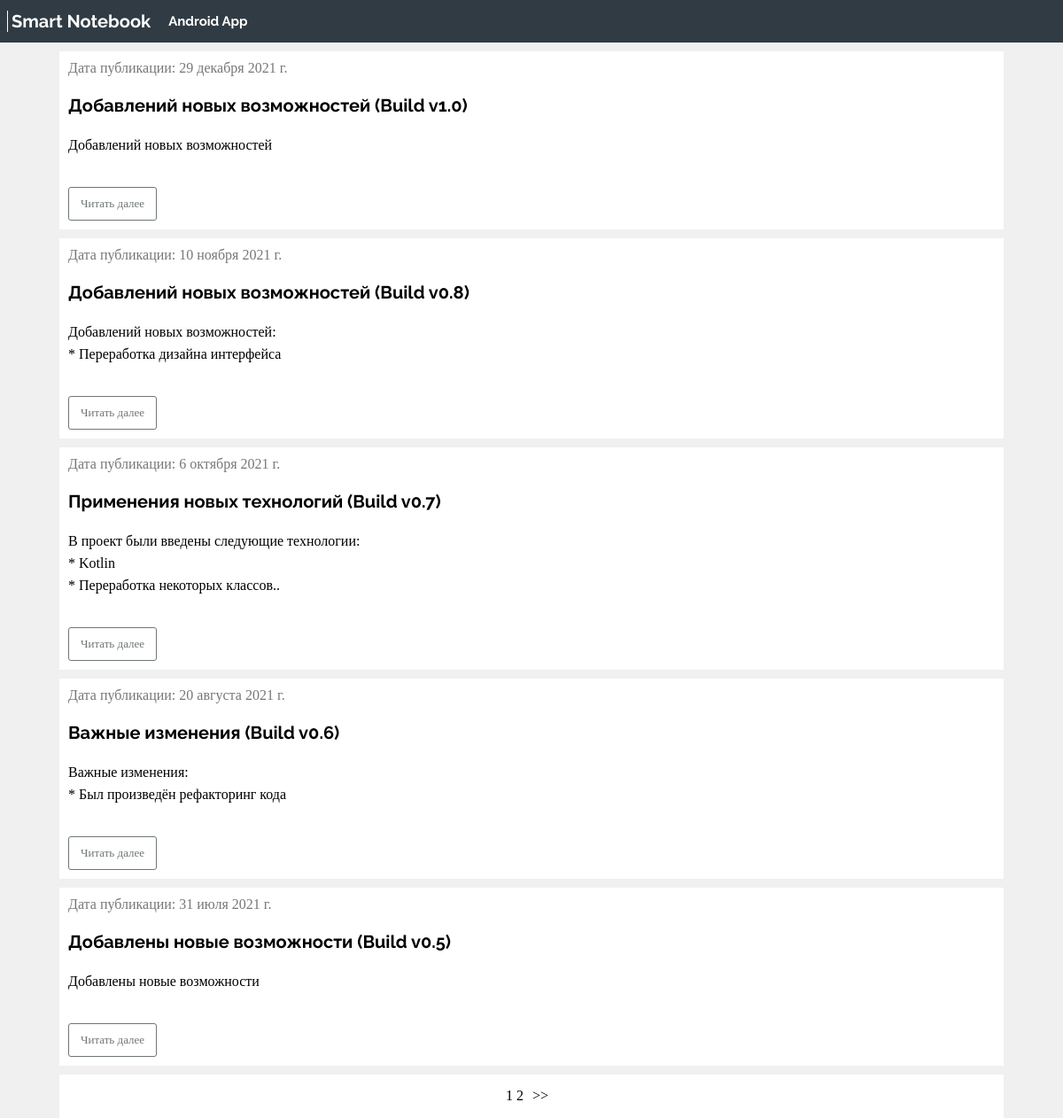
Page /news/ on the committed database.
### news/models.py (models this page shows, shortened)
class Articles(models.Model):
    title = models.CharField('Название', max_length=150)
    anons = models.TextField('Анонс')
    full_text = models.TextField('Статья')
    date = models.DateField('Дата публикации')
    class Meta:
        verbose_name = 'Новость'
        verbose_name_plural = 'Новости'

### news/views.py (the view)
# urls.py: path('news/', include('news.urls')),
def news(request):
    base_news = Articles.objects.order_by('date').reverse()
    p = Paginator(base_news, 5)
    count_list = p.page_range
    page_number = request.GET.get('page')
    page = p.get_page(page_number)
    return render(request, 'news/news.html', {'page': page, 'count_list': count_list})

### news/templates/news/news.html (shortened to what this page needs)
{% load static %}
<!DOCTYPE html>
<html lang="ru">
<head>
    <link rel="stylesheet" type="text/css" href="{% static 'news/css/news.css' %}">
    <link rel="stylesheet" type="text/css" href="{% static 'news/css/header.css' %}">
</head>
<body>
    {% include 'main/header.html' %}
    <div class="layout-page">
        <div class="layout-page-width">
            <div class="page">
                <div class="nav">
                    {% for el in page.object_list %}
                    <div class="content">
                        <span class="date-publish"> Дата публикации: {{ el.date }}</span>
                        <div>
                            <h1 class="name-publish">
                                <span class="text-news">{{el.title |linebreaks}}</span>
                            </h1>
                        </div>
                        <div class="inform-publish">
                            <div>
                                <div class="anons-publish">{{el.anons |linebreaks}}</div>
                            </div>
                            <a class="learn-more" href="{% url 'news-detail'  el.id %}">Читать далее</a>
                        </div>
                    </div>
                    {% endfor%}
                    <div class="paginator">
                        <div class="paginator_pages">
                            {% for i in count_list%}
                            <a class="paginator_ref" href="{% url 'news' %}?page={{ i }}">
                                {{i}}
                            </a>
                            {% endfor %}
                        </div>
                        {% if page.has_next %}
                        <a class="paginator_ref" href="{% url 'news' %}?page={{ page.next_page_number }}">
                            <span class="paginator-text"> >> </span>
                        </a>
                        {% endif %}
                    </div>
                </div>
            </div>
        </div>
    </div>
</body>
</html>

### news/static/news/css/news.css (style rules this page uses)
.layout-page-width { margin: 0 auto; min-width: 320px; }
@media (min-width: 1024px) { .layout-page-width { padding: 0 24px; max-width: 1096px; } }
.page { display: flex; max-width: 1096px; }
.nav { width: 100%; }
.content { flex: 0; background-color: white; margin: 10px 15px 0px 15px; overflow-wrap: break-word; padding: 10px; }
.learn-more { background-color: initial; border: 1px solid #6f7577; border-radius: 3px; color: #6f7577; cursor: pointer; display: inline-block; font-size: 0.8125rem; height: 36px; line-height: 2.25rem; margin-top: 18px; padding: 0 13px; text-decoration: none; }
.name-publish { font-family: Raleway-Bold; font-size: 1.25rem; line-height: 1.3; margin: 10px 0px 5px 0px; }
.anons-publish { font-family: Raleway-Regular; margin-top: 5px; line-height: 1.56; font-size: 1rem; }
.date-publish { color: #777; }
.text-news { font-family: Raleway-Bold; }
.paginator { background-color: #fff; display: flex; height: 49px; justify-content: center; text-align: center; align-items: center; margin: 10px 15px 0px 15px; }
.paginator_ref { text-decoration: none; color: #000; }
.paginator-text { padding: 10px; }

### news/static/news/css/header.css (style rules this page uses)
body { margin: 0; padding: 0; background-color: #f0f0f0; }
a { text-decoration: none; }

### rows in the picture
Articles: date "29 декабря 2021 г.", title "Добавлений новых возможностей (Build v1.0)", anons "Добавлений новых возможностей"
Articles: date "10 ноября 2021 г.", title "Добавлений новых возможностей (Build v0.8)", anons "Добавлений новых возможностей: * Переработка дизайна интерфейса"
Articles: date "6 октября 2021 г.", title "Применения новых технологий (Build v0.7)", anons "В проект были введены следующие технологии: * Kotlin * Переработка некоторых классов.."
Articles: date "20 августа 2021 г.", title "Важные изменения (Build v0.6)", anons "Важные изменения: * Был произведён рефакторинг кода"
Articles: date "31 июля 2021 г.", title "Добавлены новые возможности (Build v0.5)", anons "Добавлены новые возможности"

### other values in the picture
{{ i }} "1" "2"
